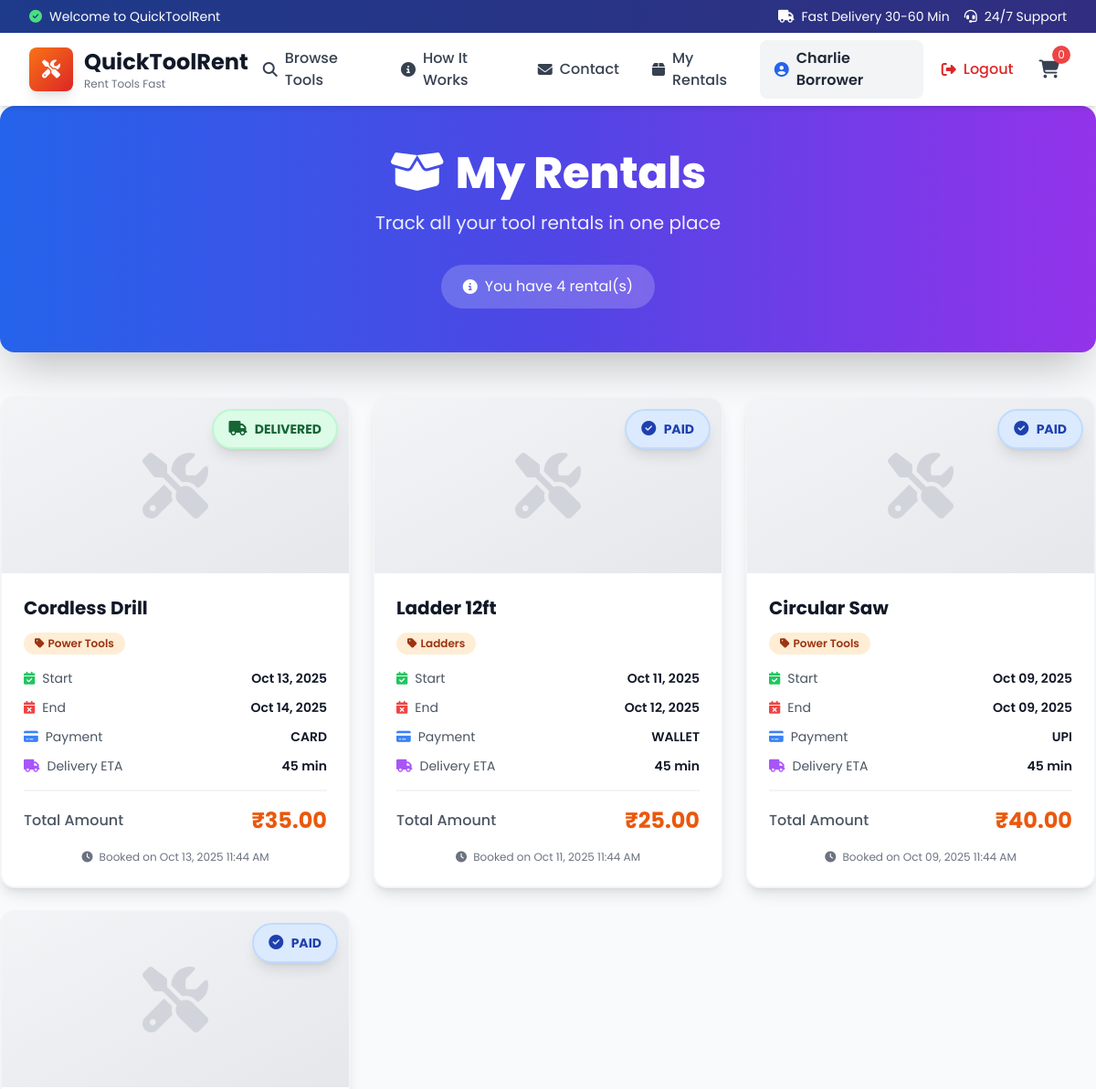
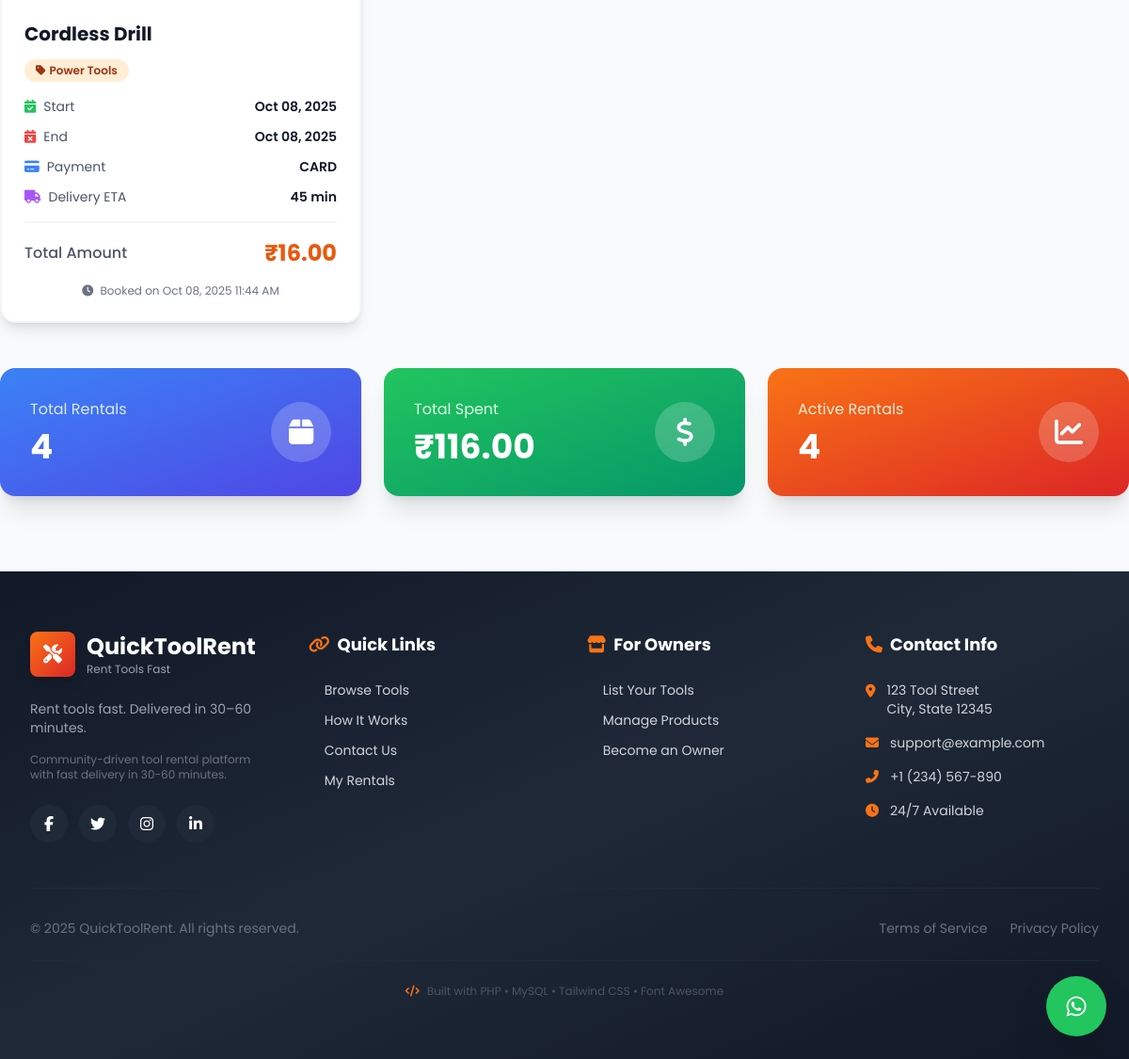
/my-rentals.php (signed in), run on the app's committed database (2 pictures, top to bottom).
### tables this page shows
CREATE TABLE IF NOT EXISTS rentals (
  id INT UNSIGNED AUTO_INCREMENT PRIMARY KEY,
  product_id INT UNSIGNED NOT NULL,
  borrower_id INT UNSIGNED NOT NULL,
  start_time DATETIME NOT NULL,
  end_time DATETIME NOT NULL,
  total_amount DECIMAL(10,2) NOT NULL,
  payment_method ENUM('card','upi','wallet','cod') NOT NULL,
  status ENUM('pending','paid','delivered','completed','cancelled') NOT NULL DEFAULT 'pending',
  delivery_eta_minutes INT NOT NULL DEFAULT 45,
  created_at TIMESTAMP DEFAULT CURRENT_TIMESTAMP,
  FOREIGN KEY (product_id) REFERENCES products(id) ON DELETE CASCADE,
  FOREIGN KEY (borrower_id) REFERENCES users(id) ON DELETE CASCADE
);

CREATE TABLE IF NOT EXISTS products (
  id INT UNSIGNED AUTO_INCREMENT PRIMARY KEY,
  owner_id INT UNSIGNED NOT NULL,
  name VARCHAR(160) NOT NULL,
  description TEXT,
  image_url VARCHAR(500),
  category VARCHAR(80) DEFAULT 'General',
  price_per_hour DECIMAL(10,2) NOT NULL DEFAULT 0.00,
  price_per_day DECIMAL(10,2) NOT NULL DEFAULT 0.00,
  status ENUM('available', 'unavailable') NOT NULL DEFAULT 'available',
  created_at TIMESTAMP DEFAULT CURRENT_TIMESTAMP,
  FOREIGN KEY (owner_id) REFERENCES users(id) ON DELETE CASCADE
);

### includes/db.php (called while the page is built, shortened)
<?php
function db(): PDO {
  static $pdo = null;
  if ($pdo === null) {
    $dsn = 'mysql:host=' . DB_HOST . ';dbname=' . DB_NAME . ';charset=utf8mb4';
    $options = [
      PDO::ATTR_ERRMODE => PDO::ERRMODE_EXCEPTION,
      PDO::ATTR_DEFAULT_FETCH_MODE => PDO::FETCH_ASSOC,
      PDO::ATTR_EMULATE_PREPARES => false,
    ];
    $pdo = new PDO($dsn, DB_USER, DB_PASS, $options);
  }
  return $pdo;
}

### my-rentals.php (the view, shortened to what this page needs)
<?php
require_once __DIR__ . '/includes/header.php';
require_once __DIR__ . '/includes/db.php';
$stmt = db()->prepare("SELECT r.*, p.name, p.image_url, p.category FROM rentals r JOIN products p ON p.id = r.product_id WHERE r.borrower_id = ? ORDER BY r.created_at DESC");
$stmt->execute([$_SESSION['user']['id']]);
$rentals = $stmt->fetchAll();
$status_colors = [
  'pending' => 'bg-yellow-100 text-yellow-800 border-yellow-200',
  'paid' => 'bg-blue-100 text-blue-800 border-blue-200',
  'delivered' => 'bg-green-100 text-green-800 border-green-200',
  'completed' => 'bg-purple-100 text-purple-800 border-purple-200',
  'cancelled' => 'bg-red-100 text-red-800 border-red-200',
];
$status_icons = [
  'pending' => 'fa-clock',
  'paid' => 'fa-check-circle',
  'delivered' => 'fa-truck',
  'completed' => 'fa-flag-checkered',
  'cancelled' => 'fa-times-circle',
];
?>
<section class="mb-12 bg-gradient-to-r from-blue-600 via-indigo-600 to-purple-600 rounded-2xl shadow-2xl p-12 text-white">
  <div class="max-w-4xl mx-auto text-center">
    <h1 class="text-5xl font-extrabold mb-4">
      <i class="fas fa-box-open mr-3"></i>My Rentals
    </h1>
    <p class="text-xl text-white/90">Track all your tool rentals in one place</p>
    <div class="mt-8 inline-flex items-center bg-white/20 backdrop-blur-sm rounded-full px-6 py-3">
      <i class="fas fa-info-circle mr-2"></i>
      <span>You have <?= count($rentals) ?> rental(s)</span>
    </div>
  </div>
</section>
<?php if (empty($rentals)): ?>
  <div class="text-center py-20 bg-white rounded-2xl shadow-lg border-2 border-gray-100">
    <div class="mb-6">
      <i class="fas fa-box-open text-8xl text-gray-300"></i>
    </div>
    <h2 class="text-3xl font-bold text-gray-900 mb-4">No Rentals Yet</h2>
    <p class="text-gray-600 text-lg mb-8">Start renting tools to see them here!</p>
    <a href="<?= BASE_URL ?: '/' ?>index.php" class="inline-flex items-center px-8 py-4 bg-gradient-to-r from-orange-500 to-red-600 hover:from-orange-600 hover:to-red-700 text-white font-bold rounded-xl shadow-lg hover:shadow-2xl transition-all transform hover:scale-105">
      <i class="fas fa-search mr-3"></i>Browse Tools
    </a>
  </div>
<?php else: ?>
  <div class="grid gap-6 sm:grid-cols-2 lg:grid-cols-3">
    <?php foreach ($rentals as $r):
      $status_class = $status_colors[$r['status']] ?? 'bg-gray-100 text-gray-800 border-gray-200';
      $status_icon = $status_icons[$r['status']] ?? 'fa-question';
    ?>
      <div class="bg-white rounded-2xl shadow-lg hover:shadow-2xl transition-all duration-300 overflow-hidden border-2 border-gray-100 group">
        <div class="relative h-48 bg-gradient-to-br from-gray-100 to-gray-200 overflow-hidden">
          <?php if (!empty($r['image_url'])): ?>
            <img src="<?= htmlspecialchars($r['image_url']) ?>" alt="<?= htmlspecialchars($r['name']) ?>" class="w-full h-full object-cover group-hover:scale-110 transition-transform duration-500">
          <?php else: ?>
            <div class="w-full h-full flex items-center justify-center">
              <i class="fas fa-tools text-7xl text-gray-300"></i>
            </div>
          <?php endif; ?>
          <div class="absolute top-3 right-3 <?= $status_class ?> border-2 px-4 py-2 rounded-full shadow-lg backdrop-blur-sm">
            <i class="fas <?= $status_icon ?> mr-1"></i>
            <span class="font-bold text-sm uppercase"><?= htmlspecialchars($r['status']) ?></span>
          </div>
        </div>
        <div class="p-6">
          <h3 class="font-bold text-xl text-gray-900 mb-3 line-clamp-1">
            <?= htmlspecialchars($r['name']) ?>
          </h3>
          <?php if (!empty($r['category'])): ?>
            <span class="inline-flex items-center bg-orange-100 text-orange-800 text-xs font-semibold px-3 py-1 rounded-full mb-4">
              <i class="fas fa-tag mr-1"></i>
              <?= htmlspecialchars($r['category']) ?>
            </span>
          <?php endif; ?>
          <div class="space-y-3 mb-4">
            <div class="flex items-center justify-between text-sm">
              <span class="text-gray-600 flex items-center">
                <i class="fas fa-calendar-check text-green-500 mr-2"></i>Start
              </span>
              <span class="font-semibold text-gray-900"><?= date('M d, Y', strtotime($r['start_time'])) ?></span>
            </div>
            <div class="flex items-center justify-between text-sm">
              <span class="text-gray-600 flex items-center">
                <i class="fas fa-calendar-times text-red-500 mr-2"></i>End
              </span>
              <span class="font-semibold text-gray-900"><?= date('M d, Y', strtotime($r['end_time'])) ?></span>
            </div>
            <div class="flex items-center justify-between text-sm">
              <span class="text-gray-600 flex items-center">
                <i class="fas fa-credit-card text-blue-500 mr-2"></i>Payment
              </span>
              <span class="font-semibold text-gray-900 uppercase"><?= htmlspecialchars($r['payment_method']) ?></span>
            </div>
            <div class="flex items-center justify-between text-sm">
              <span class="text-gray-600 flex items-center">
                <i class="fas fa-truck text-purple-500 mr-2"></i>Delivery ETA
              </span>
              <span class="font-semibold text-gray-900"><?= (int)$r['delivery_eta_minutes'] ?> min</span>
            </div>
          </div>
          <div class="border-t-2 border-gray-100 pt-4">
            <div class="flex items-center justify-between">
              <span class="text-gray-600 font-medium">Total Amount</span>
              <span class="text-2xl font-bold text-orange-600">
                ₹<?= number_format((float)$r['total_amount'], 2) ?>
              </span>
            </div>
          </div>
          <div class="mt-4 text-xs text-gray-500 text-center">
            <i class="fas fa-clock mr-1"></i>
            Booked on <?= date('M d, Y g:i A', strtotime($r['created_at'])) ?>
          </div>
        </div>
      </div>
    <?php endforeach; ?>
  </div>
  <div class="mt-12 grid md:grid-cols-3 gap-6">
    <div class="bg-gradient-to-br from-blue-500 to-indigo-600 rounded-2xl shadow-xl p-8 text-white">
      <div class="flex items-center justify-between">
        <div>
          <p class="text-blue-100 mb-2">Total Rentals</p>
          <p class="text-4xl font-bold"><?= count($rentals) ?></p>
        </div>
        <div class="w-16 h-16 bg-white/20 backdrop-blur-sm rounded-full flex items-center justify-center">
          <i class="fas fa-box text-3xl"></i>
        </div>
      </div>
    </div>
    <div class="bg-gradient-to-br from-green-500 to-emerald-600 rounded-2xl shadow-xl p-8 text-white">
      <div class="flex items-center justify-between">
        <div>
          <p class="text-green-100 mb-2">Total Spent</p>
          <p class="text-4xl font-bold">
            ₹<?= number_format(array_sum(array_column($rentals, 'total_amount')), 2) ?>
          </p>
        </div>
        <div class="w-16 h-16 bg-white/20 backdrop-blur-sm rounded-full flex items-center justify-center">
          <i class="fas fa-dollar-sign text-3xl"></i>
        </div>
      </div>
    </div>
    <div class="bg-gradient-to-br from-orange-500 to-red-600 rounded-2xl shadow-xl p-8 text-white">
      <div class="flex items-center justify-between">
        <div>
          <p class="text-orange-100 mb-2">Active Rentals</p>
          <p class="text-4xl font-bold">
            <?= count(array_filter($rentals, fn($r) => in_array($r['status'], ['paid', 'delivered']))) ?>
          </p>
        </div>
        <div class="w-16 h-16 bg-white/20 backdrop-blur-sm rounded-full flex items-center justify-center">
          <i class="fas fa-chart-line text-3xl"></i>
        </div>
      </div>
    </div>
  </div>
<?php endif; ?>
<?php require_once __DIR__ . '/includes/footer.php'; ?>

### data on the page
rentals: status "DELIVERED", product.name "Cordless Drill", product.category "Power Tools", start_time "Oct 13, 2025", end_time "Oct 14, 2025", payment_method "CARD", delivery_eta_minutes "45", total_amount "35.00", created_at "Oct 13, 2025 11:44 AM"
rentals: status "PAID", product.name "Ladder 12ft", product.category "Ladders", start_time "Oct 11, 2025", end_time "Oct 12, 2025", payment_method "WALLET", delivery_eta_minutes "45", total_amount "25.00", created_at "Oct 11, 2025 11:44 AM"
rentals: status "PAID", product.name "Circular Saw", product.category "Power Tools", start_time "Oct 09, 2025", end_time "Oct 09, 2025", payment_method "UPI", delivery_eta_minutes "45", total_amount "40.00", created_at "Oct 09, 2025 11:44 AM"
rentals: status "PAID", product.name "Cordless Drill", product.category "Power Tools", start_time "Oct 08, 2025", end_time "Oct 08, 2025", payment_method "CARD", delivery_eta_minutes "45", total_amount "16.00", created_at "Oct 08, 2025 11:44 AM"

### other printed values
APP_NAME "QuickToolRent"
$_SESSION['user']['name'] "Charlie Borrower"
count($rentals) "4"
array_sum(array_column($rentals, 'total_amount')) "116.00"
APP_TAGLINE "Rent tools fast. Delivered in 30–60 minutes."
